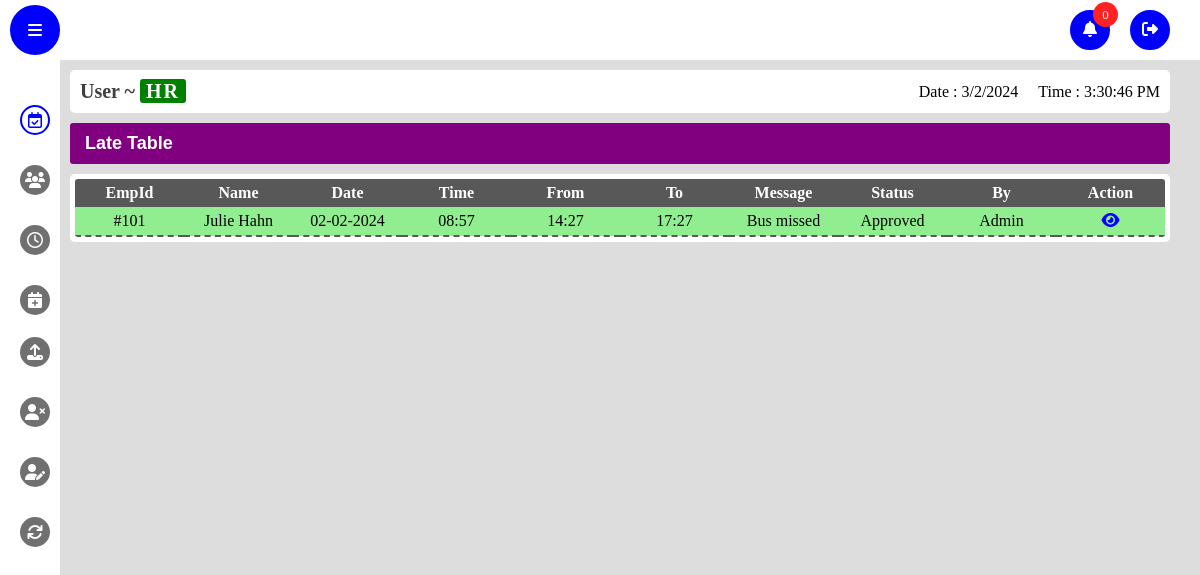
Page /late_req_table (signed in) on the committed database.
### app/models.py (models this page shows)
class late(db.Model, UserMixin):
    id = db.Column(db.Integer, primary_key=True)
    emp_id = db.Column(db.Integer)
    emp_name = db.Column(db.String(150), nullable=False)
    reason = db.Column(db.String(150), nullable=False)
    from_time = db.Column(db.String(150), nullable=False)
    to_time = db.Column(db.String(150), nullable=False)
    status = db.Column(db.String(150), default='Pending')
    approved_by = db.Column(db.String(150), default='Pending')
    hr_approval = db.Column(db.String(150), default='Pending')
    date = db.Column(db.DateTime(timezone=True), default=func.now())

### app/views.py (the view)
@views.route("/late_req_table")
@login_required
def late_req_table():
    notification=notifications.query.order_by(notifications.timestamp).all()
    emp_login=Emp_login.query.order_by(Emp_login.emp_id).all()
    permission_details=late.query.order_by(late.date).all()
    return render_template("req_table.html",emp_login=emp_login,notification=notification,permission=permission_details,permission_type='Late')

### app/templates/req_table.html (shortened to what this page needs)
{% extends "base_admin.html" %}
{% block content %}
<link rel="stylesheet" href="static/css/style.css" />
<link rel="stylesheet" href="static/css/attendance.css" />
      <link rel="stylesheet" href="static/css/late.css" />
      <section class="late-table-section">
        <header class="late-header">
          <div class="frame-header">
            <div class="frame-details">
              <p class="frame-name">{{permission_type}} Table</p>
            </div>
          </div>
        </header>
        <div class="table">
          <table>
            <thead>
              <th>EmpId</th>
              <th>Name</th>
              <th>Date</th>
              <th>Time</th>
              <th>From</th>
              <th>To</th>
              <th>Message</th>
              <th>Status</th>
              <th>By</th>
              <th>Action</th>
            </thead>
            <tbody class="{{permission_type.lower()}}-table" id="{{permission_type.lower()}}-table">
              {% for permission in permission %}
              <tr class="{{permission.status}}">
                <td>#{{permission.emp_id}}</td>
                <td>{{permission.emp_name}}</td>
                <td>{{permission.date.strftime('%d-%m-%Y') }}</td>
                <td>{{permission.date.strftime('%H:%M') }}</td>
                <td>{{permission.from_time}}</td>
                <td>{{permission.to_time}}</td>
                <td>{{permission.reason}}</td>
                <td class="status">{{permission.status}}</td>
                <td>{{permission.approved_by}}</td>
                <td>
                  <a
                    href="{{ url_for('views.' + permission_type.lower() + '_req_profile',
                                     emp_id=permission.emp_id,
                                     emp_name=permission.emp_name,
                                     from_time=permission.from_time,
                                     to_time=permission.to_time,
                                     reason=permission.reason,
                                     req_id=permission.id,
                                     back_page=permission_type.lower()+'_table',)}}"
                    ><i class="fas fa-eye"></i
                  ></a>
                </td>
              </tr>
              {% endfor %}
            </tbody>
          </table>
        </div>
      </section>
    {% endblock %}

### app/static/css/style.css (style rules this page uses)
* { margin: 0; padding: 0; box-sizing: border-box; list-style: none; text-decoration: none; }
table { width: -webkit-fill-available; }
body { background: #ddd; }
tr.Approved { background: lightgreen !important; }

### app/static/css/late.css (style rules this page uses)
.table { max-width: 100%; padding: 5px; overflow-x: scroll; margin-top: 10px; background: #fff; border-radius: 5px; }
.late-table-section { margin-top: 10px; }
table { border-collapse: collapse; border-radius: 3px; overflow: hidden; width: -webkit-fill-available; }
table thead { background: #585858; color: #fff; }
td, th { min-width: 75px; }
td { border-bottom: 2px dashed #585858; }
.fas.fa-eye { color: blue; }

### app/static/css/attendance.css (style rules this page uses)
.frame-header { width: 100%; display: flex; align-items: center; justify-content: space-between; padding: 10px 15px; background: #800080; color: #fff; border-radius: 3px; }
.frame-details { display: flex; align-items: center; gap: 15px; }
.frame-name { font-family: sans-serif; font-weight: 700; font-size: 18px; display: flex; align-items: center; gap: 10px; }
td, th { min-width: 30px; text-align: center; padding: 5px 0; }

### rows in the picture
late: emp_id "101", emp_name "Julie Hahn", date "02-02-2024", date "08:57", from_time "14:27", to_time "17:27", reason "Bus missed", status "Approved", approved_by "Admin"

### other values in the picture
{{ permission_type }} "Late"
